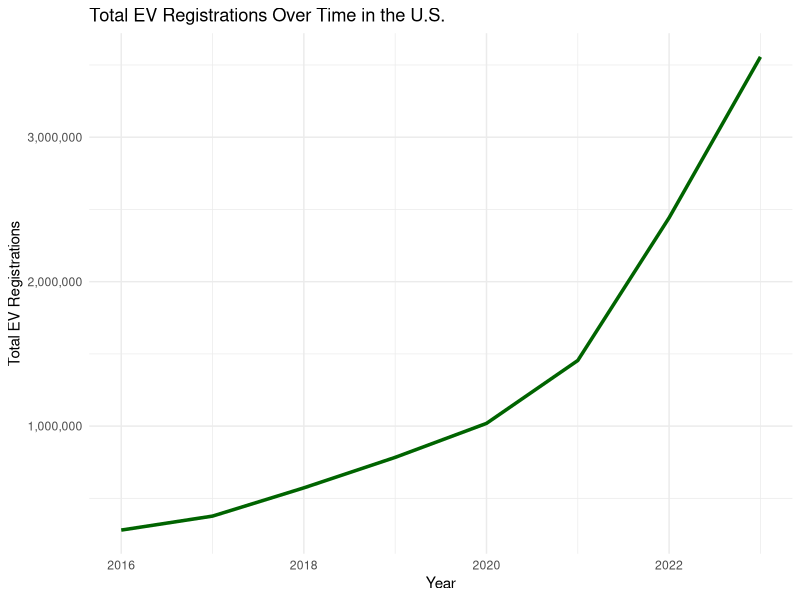
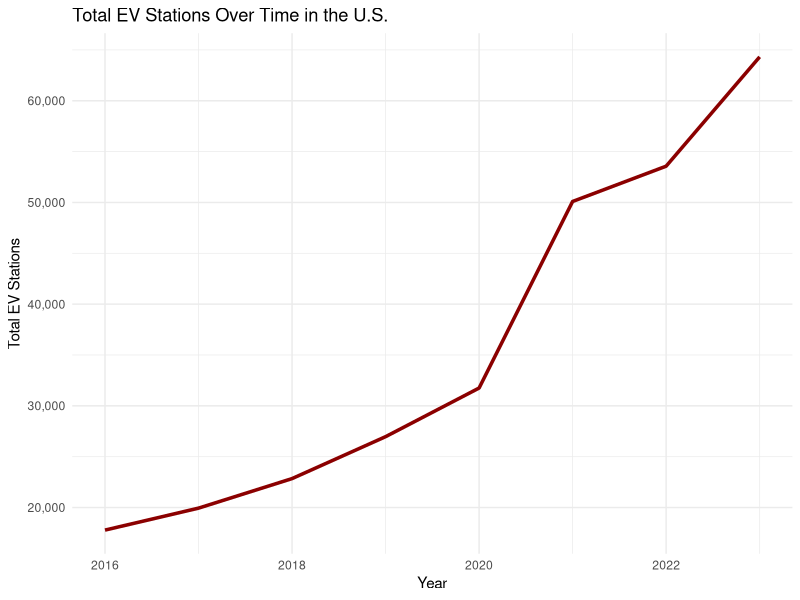
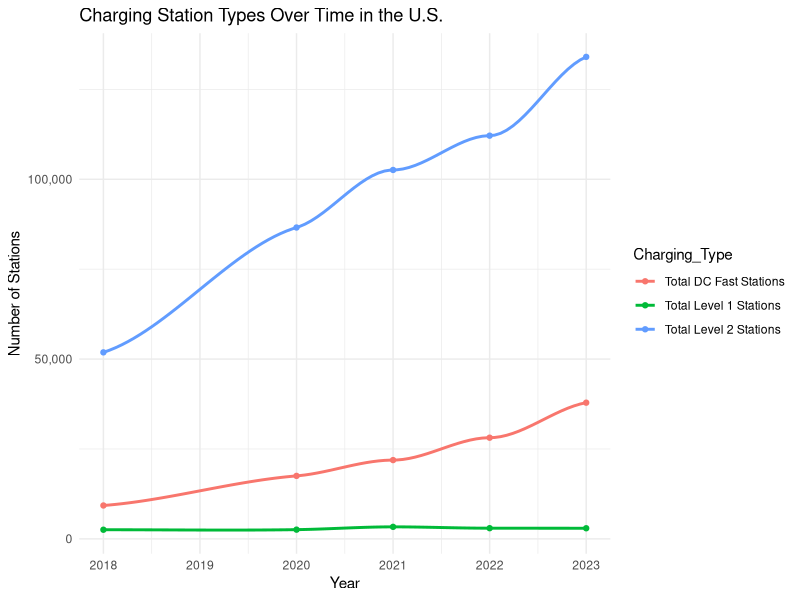
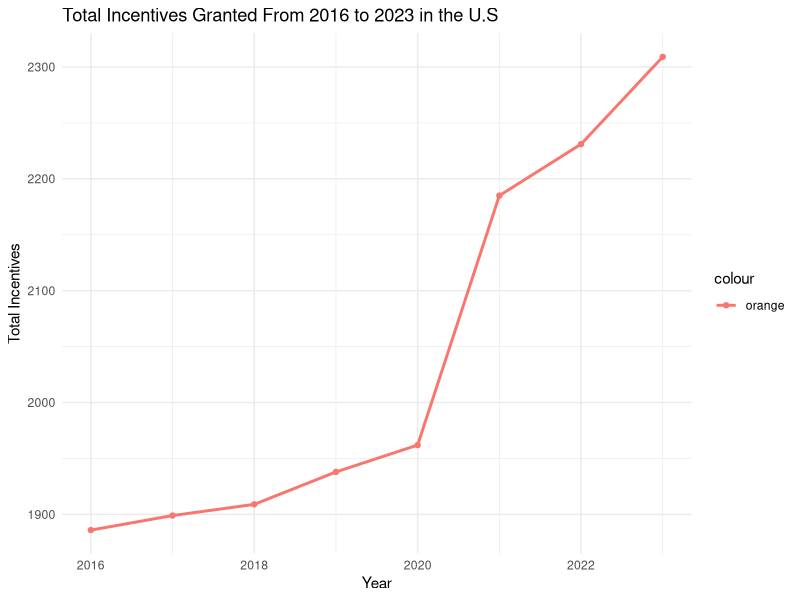
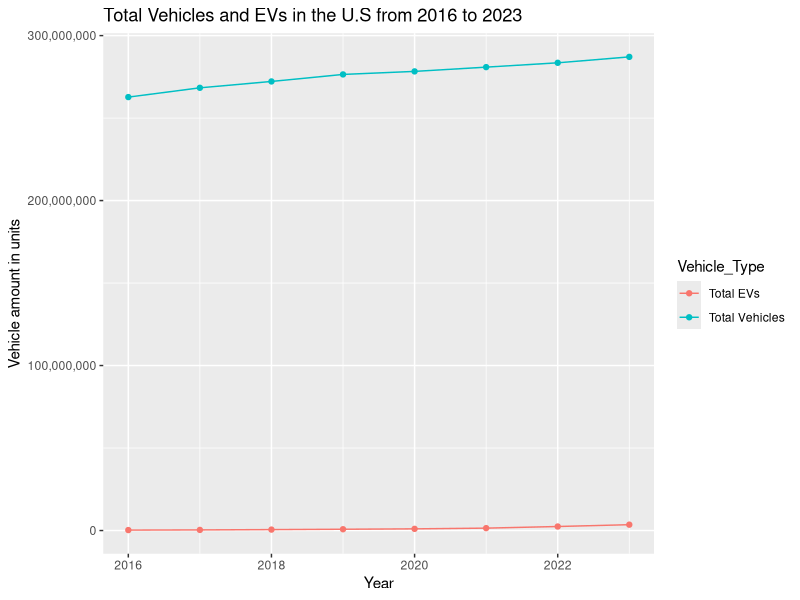
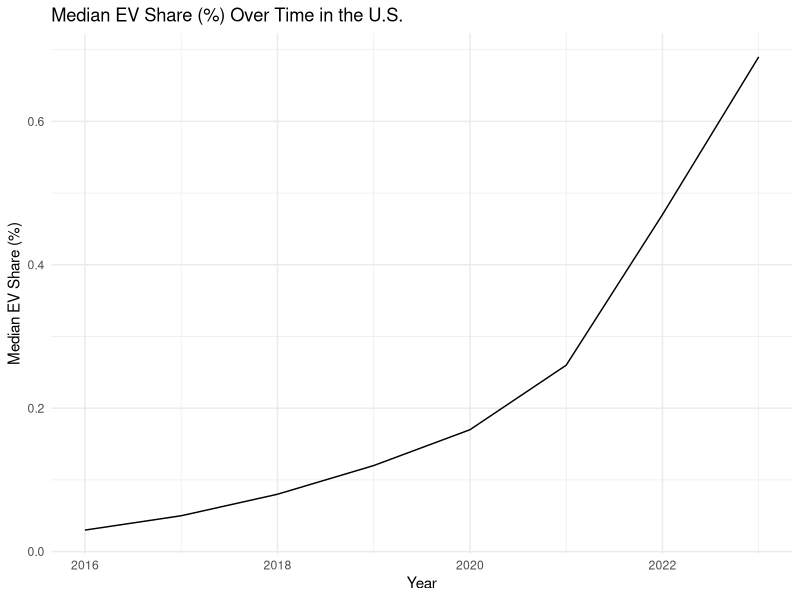
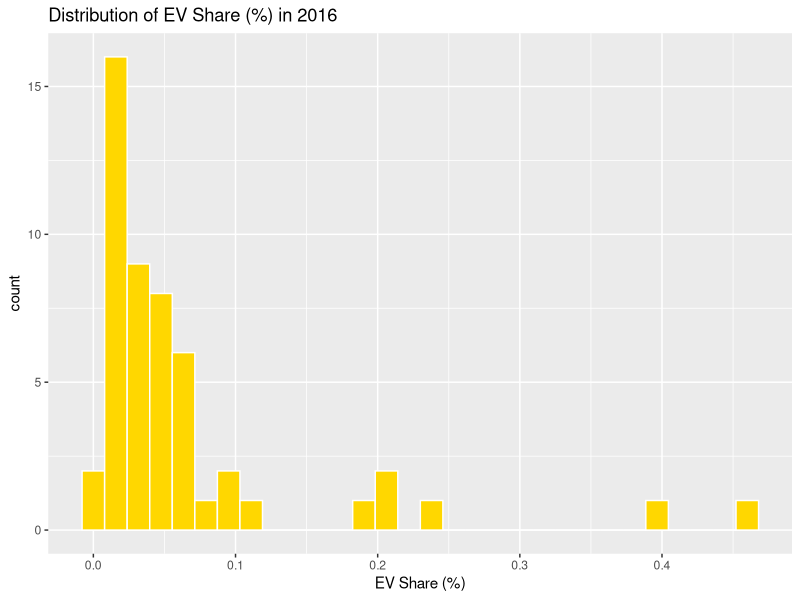
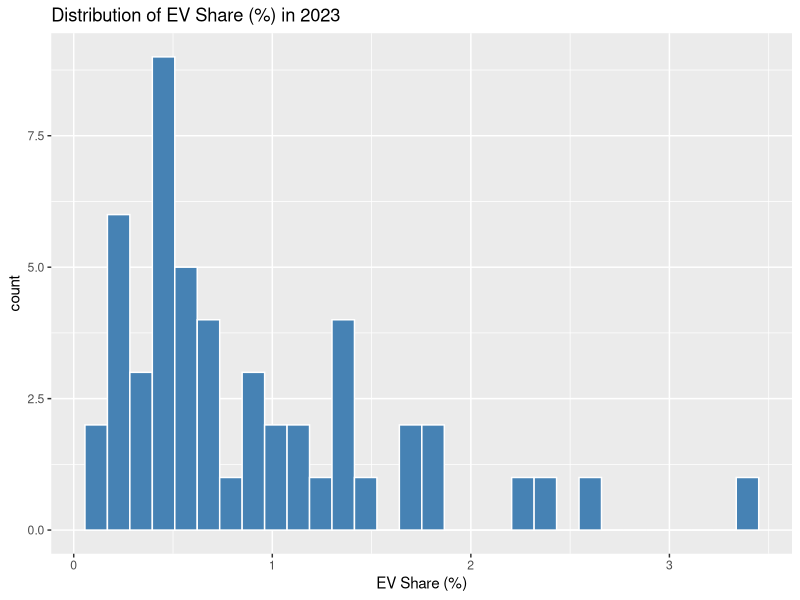

The R source for these figures, in order:
## ---- chunk 1
knitr::opts_chunk$set(echo = TRUE)

library(dplyr)
library(ggplot2)
library(scales)
library(readr)
library(tidyr) 


EV_Data <- read_csv("EV_Data.csv")
## ---- chunk 2
#Creating a separate temp. dataset for only complete data throughout the years. 

incomplete_states <- EV_Data %>%
  group_by(State) %>% 
  filter(any(is.na(across(everything()))))  
  
complete_states <- na.omit(incomplete_states)


any(is.na(complete_states))  # Result:[1] FALSE

complete_states %>%
  group_by(Year) %>% 
  distinct(State) %>% 
  count() 

# Checking if there is indeed no complete data in 2019. 
complete_states_2019 <- complete_states %>% 
  filter(Year == 2019)
## ---- chunk 3
ev_registration_trend <- EV_Data %>%
  group_by(Year) %>%
  summarise(total_ev_registrations = sum(`EV Registrations`, na.rm = TRUE))

ggplot(data = ev_registration_trend, aes(x = Year, y = total_ev_registrations)) +
  geom_line(color = "darkgreen", size = 1.2) +
  labs(
    title = "Total EV Registrations Over Time in the U.S.",
    x = "Year",
    y = "Total EV Registrations"
  ) +
  scale_y_continuous(labels = comma)+ 
  theme_minimal()
## ---- chunk 4
ev_station_trend <- EV_Data %>%
  group_by(Year) %>%
  summarise(total_ev_station = sum(`Stations`, na.rm = TRUE))

ggplot(data = ev_station_trend, aes(x = Year, y = total_ev_station)) +
  geom_line(color = "darkred", size = 1.2) +
  labs(
    title = "Total EV Stations Over Time in the U.S.",
    x = "Year",
    y = "Total EV Stations"
  ) +
  scale_y_continuous(labels = comma)+ 
  theme_minimal()
## ---- chunk 5
ev_station_charging_type_trend <- complete_states %>%
  group_by(Year) %>%
  summarise(
    `Total Level 1 Stations` = sum(`Level 1`, na.rm = TRUE), 
    `Total Level 2 Stations` = sum(`Level 2`, na.rm = TRUE), 
    `Total DC Fast Stations` = sum(`DC Fast`, na.rm = TRUE)
    )%>%
  pivot_longer(
    cols = c(`Total Level 1 Stations`, `Total Level 2 Stations`, `Total DC Fast Stations`),
    names_to = "Charging_Type",
    values_to = "Station_Count"
  )

ggplot( data = ev_station_charging_type_trend, aes(x= Year, y= Station_Count, colour = Charging_Type))+
  geom_point()+
  geom_smooth( method = "loess", se= FALSE )+
  
labs(
  title = "Charging Station Types Over Time in the U.S.",
  x = "Year",
  y = "Number of Stations",
  colour = "Charging_Type"
) +
  scale_y_continuous(labels = comma)+ 
  theme_minimal()
## ---- chunk 6
total_incentives_trend <- EV_Data %>% 
  group_by(Year) %>% 
  summarise(`Total Incentives` =sum(`Incentives`, na.rm = TRUE))

ggplot( data =total_incentives_trend, aes(x= Year, y= `Total Incentives`, colour = "orange" ))+
  geom_point()+
  geom_line( size = 1)+
  labs(
    title = "Total Incentives Granted From 2016 to 2023 in the U.S"
  )+ 
  theme_minimal()
## ---- chunk 7
`total_EVs&vehicles` <- `EV_Data` %>% 
  group_by(Year) %>% 
  summarise( `Total Vehicles`= sum(`Total Vehicles`,na.rm = TRUE),
             `Total EVs`= sum(`EV Registrations`,na.rm = TRUE)
             )%>%
  pivot_longer(
    cols = c(`Total Vehicles`, `Total EVs`),
    names_to = "Vehicle_Type",
    values_to = "Count"
  )

ggplot( data = `total_EVs&vehicles`, aes(x= Year, y= Count, colour = Vehicle_Type ))+
  geom_point() +
  geom_line()+
  scale_y_continuous(labels = comma)+
  labs(
    title = "Total Vehicles and EVs in the U.S from 2016 to 2023",
     y = "Vehicle amount in units"
  )
  theme_minimal()
## ---- chunk 8
median_ev_share <- `EV_Data` %>% 
  group_by(Year) %>% 
  summarise(`Median EV Share (%)`= median(`EV Share (%)`), na.rm = TRUE)


ggplot( data =`median_ev_share`, aes(x= Year, y= `Median EV Share (%)`))+
  geom_line()+
  labs(
    title = "Median EV Share (%) Over Time in the U.S.",
    x = "Year",
    y = "Median EV Share (%)"
  )+
  scale_y_continuous(labels = scales::label_number(accuracy = 0.1))+
  theme_minimal()
## ---- chunk 9
EV_Data %>%
  filter(Year == 2016) %>%
  ggplot(aes(x = `EV Share (%)`)) +
  geom_histogram(bins = 30, fill = "gold", color = "white") +
  labs(title = "Distribution of EV Share (%) in 2016")

EV_Data %>%
  filter(Year == 2023) %>%
  ggplot(aes(x = `EV Share (%)`)) +
  geom_histogram(bins = 30, fill = "steelblue", color = "white") +
  labs(title = "Distribution of EV Share (%) in 2023")

## ---- chunk 10
summary(EV_Data$`EV Share (%)`)
boxplot(EV_Data$`EV Share (%)`)
